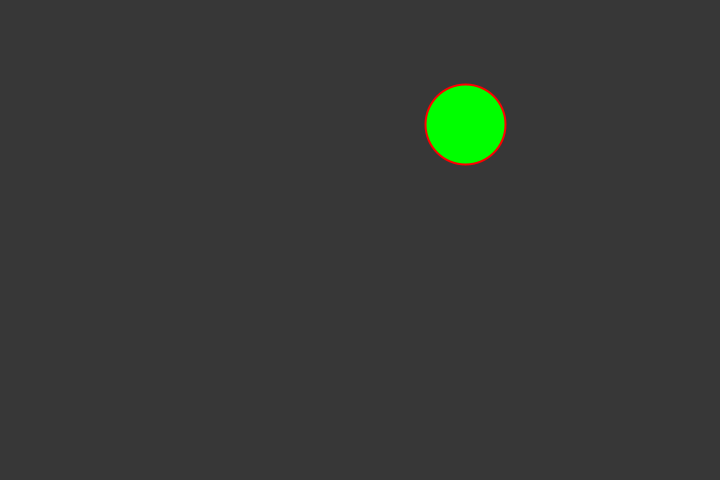
Frame 1 (no input)
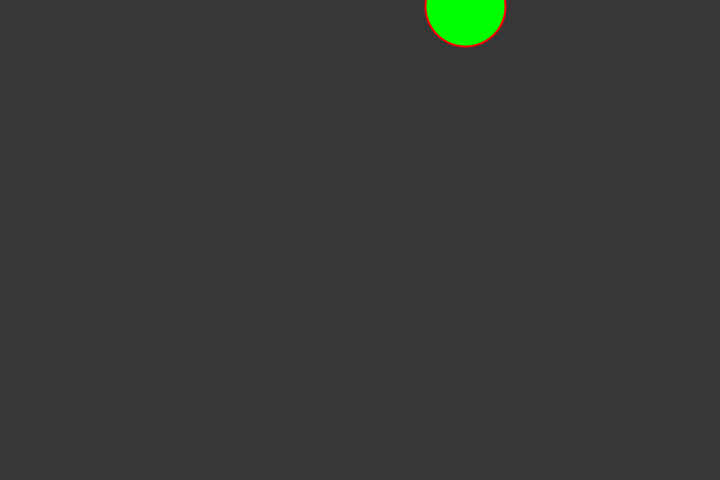
Frame 60 (the mouse pressed at the canvas centre just before this capture)
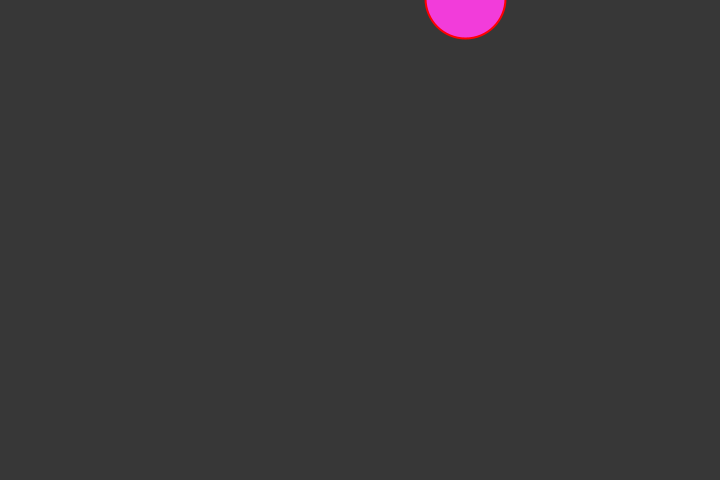
Frame 120 (the mouse held since frame 60 and released just before this capture)

The Processing sketch that drew these frames (run headless with seeded random() and noise(); from frame 60 on, the mouse is pressed at the canvas centre):

// Processing sketch: R_ClassesAndObjects
// ── R_ClassesAndObjects.pde
Bubble b;

void setup() {
  size(720, 480);

  b = new Bubble();
}

void draw() {
  background(55);
  strokeWeight(2);

  b.display();
  b.ascend();
  b.top();
}



void mousePressed() {
  b.pop();
}

// ── Bubble.pde
class Bubble {
  float x;
  float y;
  float speedY;

  float colorR;
  float colorG;
  float colorB;

  Bubble() {
    x = random(width);
    y = random(height);
    speedY = 2;
    colorR = 0;
    colorG = 255;
    colorB = 0;
  }

  void display() {
    stroke(255, 0, 0);
    fill(colorR, colorG, colorB);

    ellipse(x, y, 80, 80);
  }

  void ascend() {
    y = y - speedY;
  }

  void top() {
    if (y < 0) {
      speedY = 0;
    }
  }

  void pop() {
    colorR = (random(255));
    colorG = (random(255));
    colorB = (random(255));
  }
}
